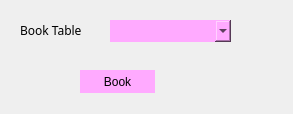
<?xml version="1.0" encoding="UTF-8"?>
<ui version="4.0">
 <class>book</class>
 <widget class="QWidget" name="book">
  <property name="geometry">
   <rect>
    <x>0</x>
    <y>0</y>
    <width>293</width>
    <height>114</height>
   </rect>
  </property>
  <property name="windowTitle">
   <string>Form</string>
  </property>
  <widget class="QPushButton" name="btnBook">
   <property name="enabled">
    <bool>true</bool>
   </property>
   <property name="geometry">
    <rect>
     <x>80</x>
     <y>70</y>
     <width>75</width>
     <height>23</height>
    </rect>
   </property>
   <property name="styleSheet">
    <string notr="true">border-radius: 15px;
background-color: rgb(255, 170, 255);</string>
   </property>
   <property name="text">
    <string>Book</string>
   </property>
  </widget>
  <widget class="QLabel" name="lblInfo">
   <property name="enabled">
    <bool>false</bool>
   </property>
   <property name="geometry">
    <rect>
     <x>60</x>
     <y>110</y>
     <width>151</width>
     <height>16</height>
    </rect>
   </property>
   <property name="text">
    <string/>
   </property>
  </widget>
  <widget class="QLabel" name="label">
   <property name="geometry">
    <rect>
     <x>20</x>
     <y>20</y>
     <width>101</width>
     <height>21</height>
    </rect>
   </property>
   <property name="font">
    <font>
     <family>Avignon-Bold</family>
    </font>
   </property>
   <property name="text">
    <string>Book Table</string>
   </property>
  </widget>
  <widget class="QLabel" name="label_2">
   <property name="geometry">
    <rect>
     <x>191</x>
     <y>103</y>
     <width>221</width>
     <height>31</height>
    </rect>
   </property>
   <property name="styleSheet">
    <string notr="true">background-image: url(:/assets/D:/Untitled-1.png);</string>
   </property>
   <property name="text">
    <string/>
   </property>
  </widget>
  <widget class="QComboBox" name="cmbSeats">
   <property name="geometry">
    <rect>
     <x>110</x>
     <y>20</y>
     <width>121</width>
     <height>22</height>
    </rect>
   </property>
   <property name="styleSheet">
    <string notr="true">border-radius: 15px;
background-color: rgb(255, 170, 255);</string>
   </property>
  </widget>
 </widget>
 <resources/>
 <connections/>
</ui>
